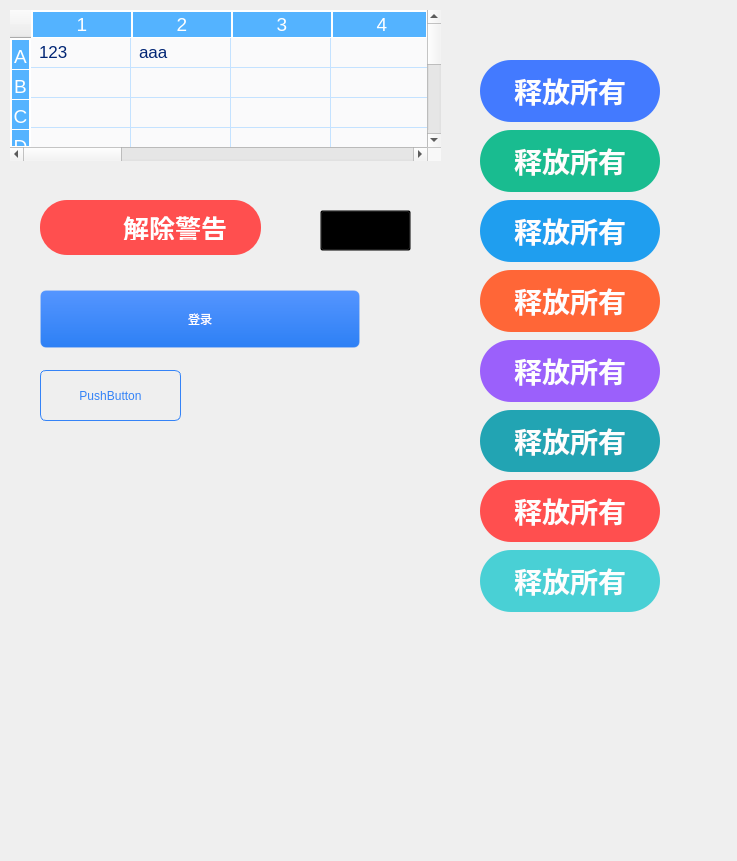
<?xml version="1.0" encoding="UTF-8"?>
<ui version="4.0">
 <class>TestUi</class>
 <widget class="QWidget" name="TestUi">
  <property name="geometry">
   <rect>
    <x>0</x>
    <y>0</y>
    <width>737</width>
    <height>861</height>
   </rect>
  </property>
  <property name="windowTitle">
   <string>Form</string>
  </property>
  <widget class="QPushButton" name="Btn_login">
   <property name="geometry">
    <rect>
     <x>40</x>
     <y>290</y>
     <width>320</width>
     <height>58</height>
    </rect>
   </property>
   <property name="sizePolicy">
    <sizepolicy hsizetype="Expanding" vsizetype="Expanding">
     <horstretch>0</horstretch>
     <verstretch>0</verstretch>
    </sizepolicy>
   </property>
   <property name="styleSheet">
    <string notr="true">border: 1px solid rgba(204, 217, 237, 0.2);
color: white;
border-radius: 6px; 
background-color: qlineargradient(spread:pad, x1:0, y1:0, x2:0, y2:1, stop:0 rgba(85, 149, 255, 255), stop:1 rgba(45, 128, 245, 255));</string>
   </property>
   <property name="text">
    <string>登录</string>
   </property>
   <property name="flat">
    <bool>false</bool>
   </property>
  </widget>
  <widget class="QPushButton" name="pushButton_2">
   <property name="geometry">
    <rect>
     <x>40</x>
     <y>370</y>
     <width>141</width>
     <height>51</height>
    </rect>
   </property>
   <property name="styleSheet">
    <string notr="true">border: 1px solid #3483F7;
border-radius: 6px;
color: #3483F7;
</string>
   </property>
   <property name="text">
    <string>PushButton</string>
   </property>
  </widget>
  <widget class="QTableWidget" name="table">
   <property name="geometry">
    <rect>
     <x>10</x>
     <y>10</y>
     <width>431</width>
     <height>151</height>
    </rect>
   </property>
   <property name="styleSheet">
    <string notr="true">/*
QTableWidget
文字无论什么时候都是白色的
*/

/*设置标题(包括垂直+水平的)*/
QHeaderView {
    font-size: 19px;
    border: 1px solid rgb(255, 255, 255);
    background: rgb(84, 179, 255);
    text-align: center;
}

/*设置标题(水平的)*/
QHeaderView::section:horizontal {
    /*白色间隔*/
    border: 1px solid rgb(255, 255, 255);
    /*下边框不需要颜色*/
    border-bottom: 0px;
	/*改为白色*/
    color: rgb(255, 255, 255);
    background: transparent;
}

/*设置鼠标停留状态*/
QHeaderView::section:horizontal:hover {
    /*字体白色*/
    color: white;
    /*背景深蓝色*/
    background: rgb(11, 82, 202);
}

/*设置鼠标按下状态*/
QHeaderView::section:horizontal:pressed {
    /*改*/
    color: white;
    /*背景深蓝色减一点*/
    background: rgb(45, 128, 245);

}

/*设置标题(垂直的)*/
QHeaderView::section:vertical {
    /*白色间隔*/
    border: 1px solid rgb(255, 255, 255);
    /*下边框不需要颜色*/
    border-bottom: 0px;
    /*改*/
    color: rgb(255, 255, 255);
    background: rgba(84, 179, 255, 180);
    padding-top: 3px;
}

/*设置鼠标停留状态*/
QHeaderView::section:vertical:hover {
    /*字体白色*/
    color: white;
    /*背景深蓝色*/
    background: rgb(11, 82, 202);

}

/*设置鼠标按下状态*/
QHeaderView::section:vertical:pressed {
    /*改*/
    color: white;
    /*背景深蓝色减一点*/
    background: rgb(45, 128, 245);
}

QTableWidget,
QTableView {
    font-size: 17px;
    color: rgb(1, 37, 116);
	/*
    border: 2px solid rgb(84, 179, 255);
    */
	border : none;
	background: rgb(248, 248, 248);
    gridline-color: rgb(196, 226, 255);
    text-align: center;
    /*禁止焦点*/
    outline: 0px;
}

/*设置视图项*/
QTableWidget::item,
QTableView::item {
    padding-left: 5px;
    padding-right: 5px;
    border: none;
    background: rgba(251, 251, 253, 200);
}

/*设置选中的视图项*/
QTableWidget::item:selected,
QTableView::item:selected {
    background: rgba(207, 230, 253, 200);
    color: rgb(1, 37, 116);
}

QTableView::item:alternate: !selected,
QTableWidget::item:alternate: !selected,
QListView::item:alternate: !selected {
    background: rgb(250, 250, 250);
}

QTableView::item: !alternate: !selected,
QTableWidget::item: !alternate: !selected {
    background: rgb(240, 247, 254);
}</string>
   </property>
   <property name="verticalScrollBarPolicy">
    <enum>Qt::ScrollBarAsNeeded</enum>
   </property>
   <property name="horizontalScrollBarPolicy">
    <enum>Qt::ScrollBarAsNeeded</enum>
   </property>
   <row>
    <property name="text">
     <string>A</string>
    </property>
    <property name="textAlignment">
     <set>AlignCenter</set>
    </property>
   </row>
   <row>
    <property name="text">
     <string>B</string>
    </property>
    <property name="textAlignment">
     <set>AlignCenter</set>
    </property>
   </row>
   <row>
    <property name="text">
     <string>C</string>
    </property>
    <property name="textAlignment">
     <set>AlignCenter</set>
    </property>
   </row>
   <row>
    <property name="text">
     <string>D</string>
    </property>
    <property name="textAlignment">
     <set>AlignCenter</set>
    </property>
   </row>
   <row>
    <property name="text">
     <string>E</string>
    </property>
    <property name="textAlignment">
     <set>AlignCenter</set>
    </property>
   </row>
   <row>
    <property name="text">
     <string>F</string>
    </property>
    <property name="textAlignment">
     <set>AlignCenter</set>
    </property>
   </row>
   <row>
    <property name="text">
     <string>G</string>
    </property>
    <property name="textAlignment">
     <set>AlignCenter</set>
    </property>
   </row>
   <row>
    <property name="text">
     <string>H</string>
    </property>
    <property name="textAlignment">
     <set>AlignCenter</set>
    </property>
   </row>
   <column>
    <property name="text">
     <string>1</string>
    </property>
   </column>
   <column>
    <property name="text">
     <string>2</string>
    </property>
   </column>
   <column>
    <property name="text">
     <string>3</string>
    </property>
   </column>
   <column>
    <property name="text">
     <string>4</string>
    </property>
   </column>
   <column>
    <property name="text">
     <string>5</string>
    </property>
   </column>
   <column>
    <property name="text">
     <string>6</string>
    </property>
   </column>
   <column>
    <property name="text">
     <string>7</string>
    </property>
   </column>
   <column>
    <property name="text">
     <string>8</string>
    </property>
   </column>
   <column>
    <property name="text">
     <string>9</string>
    </property>
   </column>
   <column>
    <property name="text">
     <string>10</string>
    </property>
   </column>
   <column>
    <property name="text">
     <string>11</string>
    </property>
   </column>
   <column>
    <property name="text">
     <string>12</string>
    </property>
   </column>
   <item row="0" column="0">
    <property name="text">
     <string>123</string>
    </property>
   </item>
   <item row="0" column="1">
    <property name="text">
     <string>aaa</string>
    </property>
   </item>
  </widget>
  <widget class="QPushButton" name="pushButton_3">
   <property name="geometry">
    <rect>
     <x>480</x>
     <y>60</y>
     <width>180</width>
     <height>62</height>
    </rect>
   </property>
   <property name="styleSheet">
    <string notr="true">background: #437AFF;
border-radius: 31px;

font-family: PingFang SC;
font-weight: bold;
font-size: 28px;
color: #FEFEFE;
line-height: 42px;</string>
   </property>
   <property name="text">
    <string>释放所有</string>
   </property>
  </widget>
  <widget class="QPushButton" name="pushButton_4">
   <property name="geometry">
    <rect>
     <x>480</x>
     <y>480</y>
     <width>180</width>
     <height>62</height>
    </rect>
   </property>
   <property name="styleSheet">
    <string notr="true">background: #FF4F4F;
border-radius: 31px;

font-family: PingFang SC;
font-weight: bold;
font-size: 28px;
color: #FEFEFE;
line-height: 42px;</string>
   </property>
   <property name="text">
    <string>释放所有</string>
   </property>
  </widget>
  <widget class="QPushButton" name="pushButton_5">
   <property name="geometry">
    <rect>
     <x>480</x>
     <y>270</y>
     <width>180</width>
     <height>62</height>
    </rect>
   </property>
   <property name="styleSheet">
    <string notr="true">background: #FF6637;
border-radius: 31px;

font-family: PingFang SC;
font-weight: bold;
font-size: 28px;
color: #FEFEFE;
line-height: 42px;</string>
   </property>
   <property name="text">
    <string>释放所有</string>
   </property>
  </widget>
  <widget class="QPushButton" name="pushButton_6">
   <property name="geometry">
    <rect>
     <x>480</x>
     <y>410</y>
     <width>180</width>
     <height>62</height>
    </rect>
   </property>
   <property name="styleSheet">
    <string notr="true">background: #22A4B3;
border-radius: 31px;

font-family: PingFang SC;
font-weight: bold;
font-size: 28px;
color: #FEFEFE;
line-height: 42px;</string>
   </property>
   <property name="text">
    <string>释放所有</string>
   </property>
  </widget>
  <widget class="QPushButton" name="pushButton_7">
   <property name="geometry">
    <rect>
     <x>480</x>
     <y>340</y>
     <width>180</width>
     <height>62</height>
    </rect>
   </property>
   <property name="styleSheet">
    <string notr="true">background: #9B60FB;
border-radius: 31px;

font-family: PingFang SC;
font-weight: bold;
font-size: 28px;
color: #FEFEFE;
line-height: 42px;</string>
   </property>
   <property name="text">
    <string>释放所有</string>
   </property>
  </widget>
  <widget class="QPushButton" name="pushButton_8">
   <property name="geometry">
    <rect>
     <x>480</x>
     <y>130</y>
     <width>180</width>
     <height>62</height>
    </rect>
   </property>
   <property name="styleSheet">
    <string notr="true">background: #19BC90;
border-radius: 31px;

font-family: PingFang SC;
font-weight: bold;
font-size: 28px;
color: #FEFEFE;
line-height: 42px;</string>
   </property>
   <property name="text">
    <string>释放所有</string>
   </property>
  </widget>
  <widget class="QPushButton" name="pushButton_9">
   <property name="geometry">
    <rect>
     <x>480</x>
     <y>550</y>
     <width>180</width>
     <height>62</height>
    </rect>
   </property>
   <property name="styleSheet">
    <string notr="true">background: #49d0d5;
border-radius: 31px;

font-family: PingFang SC;
font-weight: bold;
font-size: 28px;
color: #FEFEFE;
line-height: 42px;</string>
   </property>
   <property name="text">
    <string>释放所有</string>
   </property>
  </widget>
  <widget class="QPushButton" name="pushButton_10">
   <property name="geometry">
    <rect>
     <x>480</x>
     <y>200</y>
     <width>180</width>
     <height>62</height>
    </rect>
   </property>
   <property name="styleSheet">
    <string notr="true">background: #1F9EEF;
border-radius: 31px;

font-family: PingFang SC;
font-weight: bold;
font-size: 28px;
color: #FEFEFE;
line-height: 42px;</string>
   </property>
   <property name="text">
    <string>释放所有</string>
   </property>
  </widget>
  <widget class="QPushButton" name="btn_ischecked">
   <property name="geometry">
    <rect>
     <x>320</x>
     <y>210</y>
     <width>91</width>
     <height>41</height>
    </rect>
   </property>
   <property name="sizePolicy">
    <sizepolicy hsizetype="Fixed" vsizetype="Fixed">
     <horstretch>0</horstretch>
     <verstretch>0</verstretch>
    </sizepolicy>
   </property>
   <property name="minimumSize">
    <size>
     <width>0</width>
     <height>0</height>
    </size>
   </property>
   <property name="maximumSize">
    <size>
     <width>1111</width>
     <height>1111</height>
    </size>
   </property>
   <property name="font">
    <font>
     <family>微软雅黑</family>
     <pointsize>14</pointsize>
    </font>
   </property>
   <property name="styleSheet">
    <string notr="true">QPushButton {
    background: transparent;
    border-image: url(:/suzhou/btn_off.png);
}

QPushButton:checked {
    background: transparent;
    border-image: url(:/suzhou/btn_on.png);
}</string>
   </property>
   <property name="text">
    <string/>
   </property>
   <property name="checkable">
    <bool>true</bool>
   </property>
   <property name="checked">
    <bool>false</bool>
   </property>
  </widget>
  <widget class="QWidget" name="widget_5" native="true">
   <property name="geometry">
    <rect>
     <x>40</x>
     <y>200</y>
     <width>221</width>
     <height>55</height>
    </rect>
   </property>
   <property name="styleSheet">
    <string notr="true">width: 221px;
height: 55px;
background: #FF4F4F;
border-radius: 27px;</string>
   </property>
   <widget class="QLabel" name="label_7">
    <property name="geometry">
     <rect>
      <x>83</x>
      <y>15</y>
      <width>120</width>
      <height>25</height>
     </rect>
    </property>
    <property name="styleSheet">
     <string notr="true">width: 102px;
height: 25px;
font-family: PingFang SC;
font-weight: bold;
font-size: 26px;
color: #FFFFFF;
line-height: 42px;</string>
    </property>
    <property name="text">
     <string>解除警告</string>
    </property>
   </widget>
   <widget class="QWidget" name="widget" native="true">
    <property name="geometry">
     <rect>
      <x>32</x>
      <y>12</y>
      <width>31</width>
      <height>28</height>
     </rect>
    </property>
    <property name="styleSheet">
     <string notr="true">image: url(:/suzhou/bottom_warning.png);</string>
    </property>
   </widget>
  </widget>
 </widget>
 <resources/>
 <connections/>
</ui>
